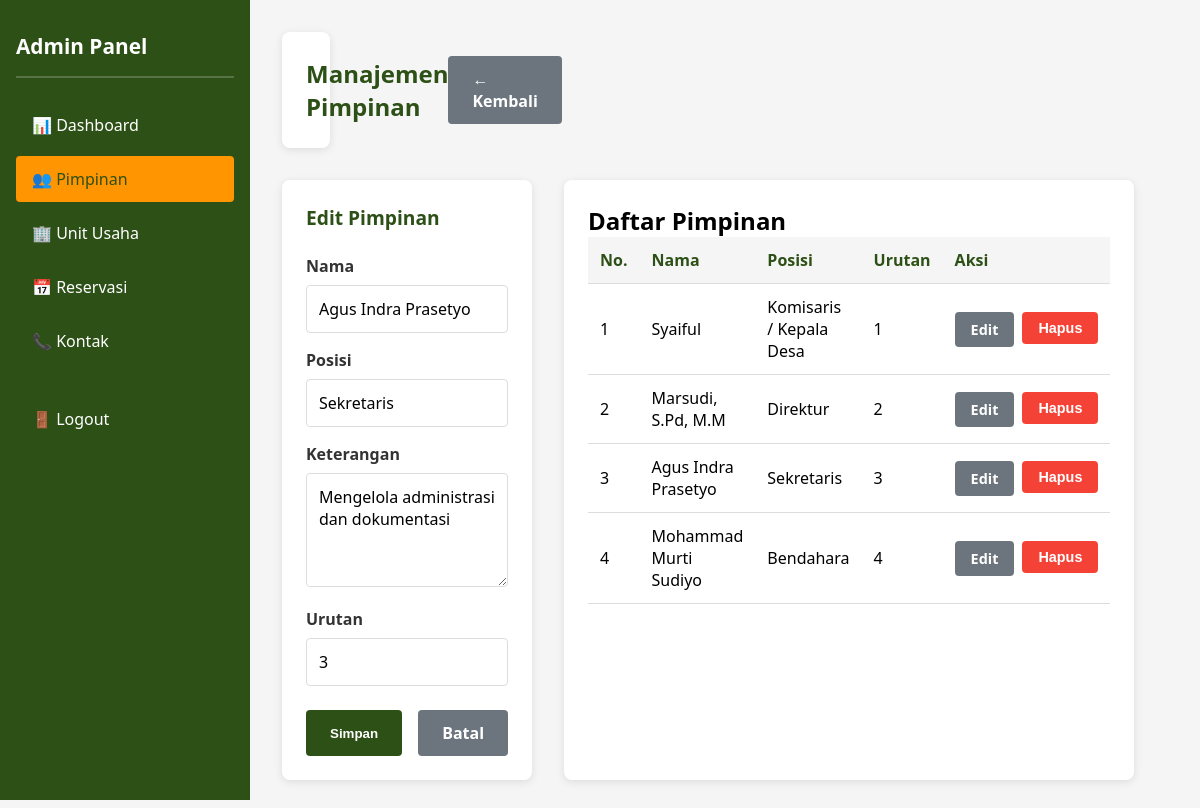
The app's page /admin/manage_pimpinan.php?action=edit&id=3 (signed in) with its own data.
### tables this page shows
CREATE TABLE IF NOT EXISTS pimpinan (
    id INT PRIMARY KEY AUTO_INCREMENT,
    nama VARCHAR(100) NOT NULL,
    posisi VARCHAR(100) NOT NULL,
    keterangan TEXT,
    foto VARCHAR(255),
    urutan INT DEFAULT 1,
    created_at TIMESTAMP DEFAULT CURRENT_TIMESTAMP,
    updated_at TIMESTAMP DEFAULT CURRENT_TIMESTAMP ON UPDATE CURRENT_TIMESTAMP
);

### app/includes/functions.php (called while the page is built, shortened)
<?php
function get_all_data($conn, $table, $where = '', $order = '', $limit = '') {
    $query = "SELECT * FROM $table";
    if (!empty($order)) {
        $query .= " ORDER BY $order";
    } else {
        $query .= " ORDER BY urutan ASC, id ASC";
    }
    $result = $conn->query($query);
    if ($result->num_rows > 0) {
        return $result->fetch_all(MYSQLI_ASSOC);
    }
    return [];
}
function get_data_by_id($conn, $table, $id) {
    $query = "SELECT * FROM $table WHERE id = $id";
    $result = $conn->query($query);
    if ($result->num_rows > 0) {
        return $result->fetch_assoc();
    }
    return null;
}
?>

### public/admin/manage_pimpinan.php (the view, shortened to what this page needs)
<?php
require_once '../../app/config/database.php';
require_once '../../app/includes/functions.php';
$action = isset($_GET['action']) ? sanitize($_GET['action']) : '';
$id = isset($_GET['id']) ? (int)$_GET['id'] : 0;
$pimpinan = null;
$edit_mode = false;
if ($action === 'edit' && $id > 0) {
    $pimpinan = get_data_by_id($conn, 'pimpinan', $id);
    if ($pimpinan) {
        $edit_mode = true;
    }
}
$all_pimpinan = get_all_data($conn, 'pimpinan', '', 'urutan ASC');
?>
<!DOCTYPE html>
<html lang="id">
<head>
</head>
<body>
    <div class="admin-layout">
        <div class="sidebar">
            <h2>Admin Panel</h2>
            <ul>
                <li><a href="index.php">📊 Dashboard</a></li>
                <li><a href="manage_pimpinan.php" class="active">👥 Pimpinan</a></li>
                <li><a href="manage_unit.php">🏢 Unit Usaha</a></li>
                <li><a href="manage_reservasi.php">📅 Reservasi</a></li>
                <li><a href="manage_kontak.php">📞 Kontak</a></li>
                <li style="margin-top: 2rem;"><a href="logout.php">🚪 Logout</a></li>
            </ul>
        </div>
        <div class="main-content">
            <div class="page-header">
                <h1>Manajemen Pimpinan</h1>
                <a href="index.php" class="btn btn-secondary">← Kembali</a>
            </div>
            <div class="content-grid">
                <div class="form-card">
                    <h2><?php echo $edit_mode ? 'Edit Pimpinan' : 'Tambah Pimpinan'; ?></h2>
                    <form method="POST">
                        <div class="form-group">
                            <label for="nama">Nama</label>
                            <input type="text" id="nama" name="nama" value="<?php echo $edit_mode ? htmlspecialchars($pimpinan['nama']) : ''; ?>" required>
                        </div>
                        <div class="form-group">
                            <label for="posisi">Posisi</label>
                            <input type="text" id="posisi" name="posisi" value="<?php echo $edit_mode ? htmlspecialchars($pimpinan['posisi']) : ''; ?>" required>
                        </div>
                        <div class="form-group">
                            <label for="keterangan">Keterangan</label>
                            <textarea id="keterangan" name="keterangan" rows="4"><?php echo $edit_mode ? htmlspecialchars($pimpinan['keterangan']) : ''; ?></textarea>
                        </div>
                        <div class="form-group">
                            <label for="urutan">Urutan</label>
                            <input type="number" id="urutan" name="urutan" value="<?php echo $edit_mode ? $pimpinan['urutan'] : '1'; ?>" min="1">
                        </div>
                        <div class="form-actions">
                            <button type="submit" class="btn btn-primary">Simpan</button>
                            <?php if ($edit_mode): ?>
                                <a href="manage_pimpinan.php" class="btn btn-secondary">Batal</a>
                            <?php endif; ?>
                        </div>
                    </form>
                </div>
                <div class="list-card">
                    <h2>Daftar Pimpinan</h2>
                    <div class="table-responsive">
                        <table>
                            <thead>
                                <tr>
                                    <th>No.</th>
                                    <th>Nama</th>
                                    <th>Posisi</th>
                                    <th>Urutan</th>
                                    <th>Aksi</th>
                                </tr>
                            </thead>
                            <tbody>
                                <?php
                                $no = 1;
                                foreach ($all_pimpinan as $item) {
                                    echo "<tr>";
                                    echo "<td>" . $no++ . "</td>";
                                    echo "<td>" . htmlspecialchars($item['nama']) . "</td>";
                                    echo "<td>" . htmlspecialchars($item['posisi']) . "</td>";
                                    echo "<td>" . $item['urutan'] . "</td>";
                                    echo "<td>";
                                    echo "<div class='action-buttons'>";
                                    echo "<a href='?action=edit&id=" . $item['id'] . "' class='btn btn-secondary btn-sm'>Edit</a>";
                                    echo "<form method='POST' style='display:inline;' onsubmit='return confirm(\"Yakin hapus?\");'>";
                                    echo "<button type='submit' class='btn btn-danger btn-sm'>Hapus</button>";
                                    echo "</form>";
                                    echo "</div>";
                                    echo "</td>";
                                    echo "</tr>";
                                }
                                ?>
                            </tbody>
                        </table>
                    </div>
                </div>
            </div>
        </div>
    </div>
</body>
</html>

### public/admin/manage_pimpinan.php (style rules this page uses)
* { margin: 0; padding: 0; box-sizing: border-box; }
:root { --primary-color: #2d5016; --secondary-color: #ff9500; --light-bg: #f5f5f5; --danger-color: #f44336; }
body { font-family: 'Segoe UI', Tahoma, Geneva, Verdana, sans-serif; background-color: var(--light-bg); }
.admin-layout { display: grid; grid-template-columns: 250px 1fr; min-height: 100vh; }
.sidebar { background-color: var(--primary-color); color: white; padding: 2rem 1rem; position: fixed; left: 0; top: 0; height: 100vh; width: 250px; overflow-y: auto; }
.sidebar h2 { font-size: 1.3rem; margin-bottom: 1.5rem; padding-bottom: 1rem; border-bottom: 2px solid rgba(255, 255, 255, 0.2); }
.sidebar ul { list-style: none; }
.sidebar li { margin-bottom: 0.5rem; }
.sidebar a { display: block; padding: 0.75rem 1rem; color: white; text-decoration: none; border-radius: 4px; transition: all 0.3s ease; }
.sidebar a:hover, .sidebar a.active { background-color: var(--secondary-color); color: var(--primary-color); }
.main-content { margin-left: 250px; padding: 2rem; }
.page-header { display: flex; justify-content: space-between; align-items: center; background: white; padding: 1.5rem; border-radius: 8px; margin-bottom: 2rem; box-shadow: 0 2px 8px rgba(0, 0, 0, 0.1); }
.page-header h1 { color: var(--primary-color); font-size: 1.5rem; }
.btn { display: inline-block; padding: 0.75rem 1.5rem; border: none; border-radius: 4px; cursor: pointer; text-decoration: none; font-weight: 600; transition: all 0.3s ease; }
.btn-primary { background-color: var(--primary-color); color: white; }
.btn-danger { background-color: var(--danger-color); color: white; }
.btn-secondary { background-color: #6c757d; color: white; }
.btn-sm { padding: 0.5rem 1rem; font-size: 0.9rem; }
.content-grid { display: grid; grid-template-columns: 1fr 2fr; gap: 2rem; }
.form-card, .list-card { background: white; padding: 1.5rem; border-radius: 8px; box-shadow: 0 2px 8px rgba(0, 0, 0, 0.1); }
.form-card h2 { color: var(--primary-color); margin-bottom: 1.5rem; font-size: 1.2rem; }
.form-group { margin-bottom: 1rem; }
.form-group label { display: block; margin-bottom: 0.5rem; font-weight: 600; color: #333; }
.form-group input, .form-group textarea { width: 100%; padding: 0.75rem; border: 1px solid #ddd; border-radius: 4px; font-family: inherit; font-size: 1rem; }
.form-actions { display: flex; gap: 1rem; margin-top: 1.5rem; }
.table-responsive { overflow-x: auto; }
table { width: 100%; border-collapse: collapse; }
table thead { background-color: var(--light-bg); }
table th, table td { padding: 0.75rem; text-align: left; border-bottom: 1px solid #ddd; }
table th { font-weight: 600; color: var(--primary-color); }
.action-buttons { display: flex; gap: 0.5rem; }

### records on screen
pimpinan: nama "Agus Indra Prasetyo", posisi "Sekretaris", keterangan "Mengelola administrasi dan dokumentasi", urutan "3"
pimpinan: nama "Syaiful", posisi "Komisaris / Kepala Desa", urutan "1"
pimpinan: nama "Marsudi, S.Pd, M.M", posisi "Direktur", urutan "2"
pimpinan: nama "Mohammad Murti Sudiyo", posisi "Bendahara", urutan "4"
